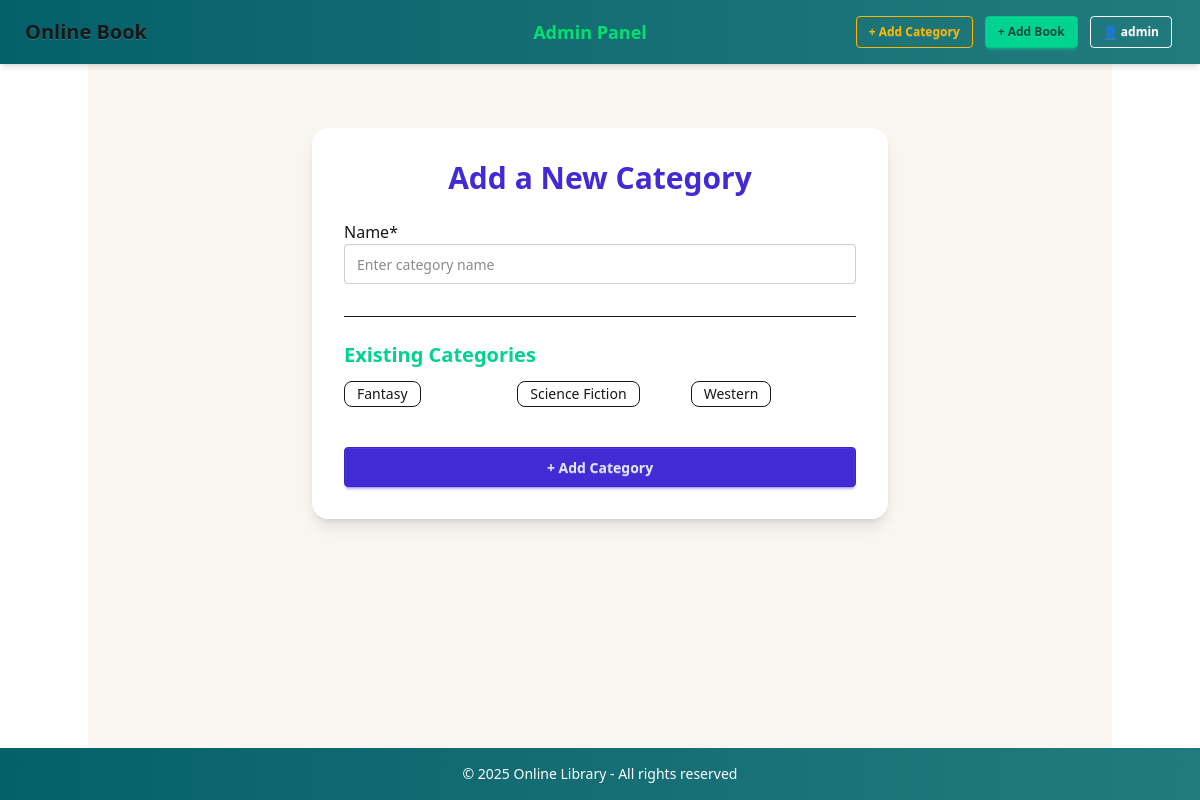
Before: /book/category/add/ (signed in) with the older database file.
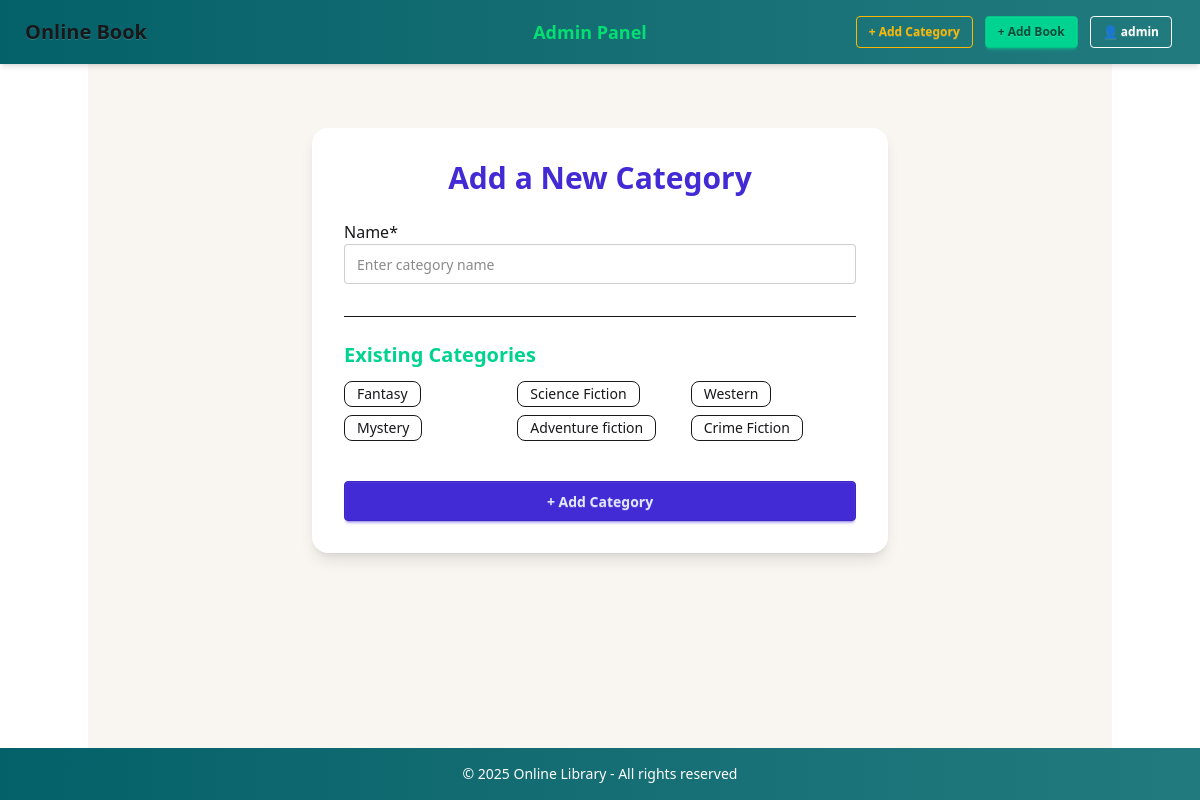
After: the same page with the newer database file.
### books_management/models.py (models this page shows, shortened)
class Category(models.Model):
    name = models.CharField(max_length=100, unique=True)
    class Meta:
        verbose_name_plural = 'Categories'

### books_management/views.py (the view)
# urls.py: path("book/category/add/", views.add_category, name="add_category"),
@user_passes_test(is_admin)
def add_category(request):
    if request.method == "POST":
        form = CategoryForm(request.POST)
        if form.is_valid():
            form.save()
            return redirect("book_list")
    else:
        form = CategoryForm()
    return render(request, "books_management/add_category.html", {"form": form, "categories":Category.objects.all()})

### books_management/forms.py (shortened to what this page needs)
class CategoryForm(forms.ModelForm):
    class Meta:
        model = Category
        fields = ['name']
        widgets = {
            'name': forms.TextInput(attrs={
                'class': 'input input-bordered w-full',
                'placeholder': 'Enter category name'
            }),
        }

### books_management/views.py (called while the page is built)
def is_admin(user):
    return user.is_staff

### templates/books_management/add_category.html (shortened to what this page needs)
{% extends "books_management/base.html" %}
{% load crispy_forms_tags %}
{% block content %}
<div class="max-w-xl mx-auto bg-base-100 shadow-lg rounded-2xl p-8 mt-10">
    <h2 class="text-3xl font-bold text-center mb-6 text-primary">Add a New Category</h2>
    <form method="post" class="space-y-6">
        {{ form | crispy }}
        <div class="mt-8 border-t pt-6">
            <h3 class="text-xl font-semibold mb-3 text-success">Existing Categories</h3>
            {% if categories %}
                <div class="grid grid-cols-2 md:grid-cols-3 gap-2">
                    {% for category in categories %}
                        <div class="badge badge-outline p-3 text-sm font-medium">
                            {{ category.name }}
                        </div>
                    {% endfor %}
                </div>
            {% else %}
                <p class="text-gray-500 italic">No categories added yet.</p>
            {% endif %}
        </div>
        <div class="pt-4">
            <button type="submit" class="btn btn-primary w-full">+ Add Category</button>
        </div>
    </form>
</div>
{% endblock %}

Changed rows visible on the page:
added Category: name "Mystery"
added Category: name "Adventure fiction"
added Category: name "Crime Fiction"
